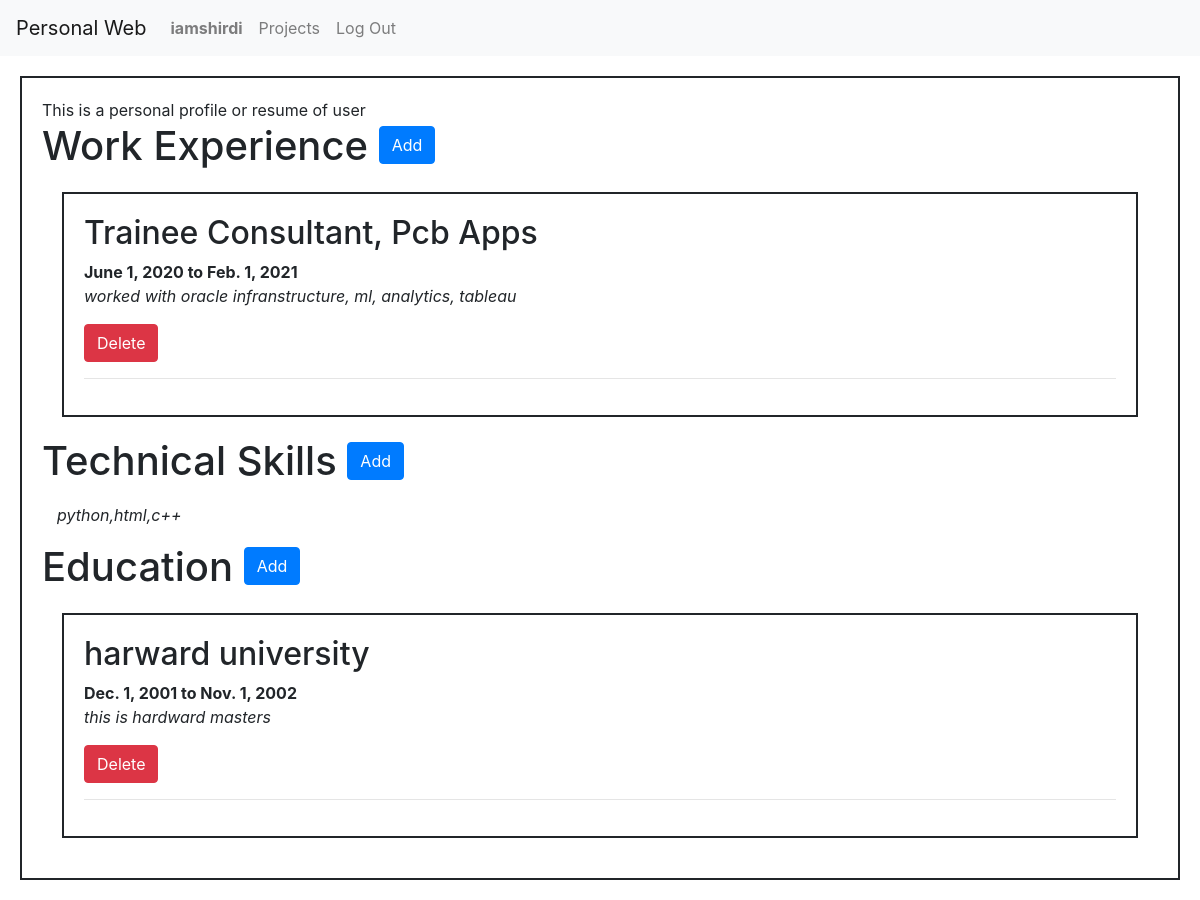
Page /profile/iamshirdi (signed in) on the committed database.
### network/models.py (models this page shows)
class User(AbstractUser):
    pass

class Profile(models.Model):
    profile_name = models.ForeignKey(User, on_delete=models.CASCADE, related_name="profile_user")
    entity = models.CharField(max_length=256)
    start_date = models.DateField()
    end_date =  models.DateField()
    entity_desc = models.CharField(max_length=2560)
    entity_type =models.CharField(max_length=2560)

class Skills(models.Model):
    profile_name = models.ForeignKey(User, on_delete=models.CASCADE, related_name="skills_user")
    skills = models.CharField(max_length=2560)

### network/views.py (the view)
# urls.py: path("profile/<str:name>", views.profile, name="profile"),
def profile(request,name):
    user_object = User.objects.get(username = name)
    skill_objects = Skills.objects.filter(profile_name = user_object)
    profile_objects = Profile.objects.filter(profile_name = user_object)
    jobs = profile_objects.filter(entity_type="job")
    educations = profile_objects.filter(entity_type="education")
    if request.user.username == name:
        logged_in =True
    else:
        logged_in=False
    return render(request, "network/profile.html",{
        "user_logged_in":logged_in,
        "name":name,
        "skills":skill_objects,
        "jobs": jobs,
        "educations":educations
    })

### network/templates/network/profile.html (shortened to what this page needs)
{% extends "network/layout.html" %}
{% load static %}
{% block body %}
    This is a personal profile or resume of user
    <h1> Work Experience
    {% if user_logged_in %}
    <button class="btn btn-primary mb-2 like" id ="add_job" type="button">Add</button>
    {% endif %}
    </h1>
    <div class ="jobs">
        {% for job in jobs %}
        <div id = {{job.id}} >
            <h2>{{job.entity}}</h2>
            <b>{{job.start_date}} to {{job.end_date}} </b>
            <p>
                <i>{{job.entity_desc}}</i>
            </p>
            {% if user_logged_in %}
            <form class =delete_form action="{% url 'del_entity' %}" method="post">
                <input class="btn btn-danger" type="submit" value="Delete">
                {% endif %}
                </form>
        </div>
        <hr>
        {% endfor %}
    </div>
    <h1> Technical Skills
        {% if user_logged_in %}
        <button class="btn btn-primary mb-2 like" id ="add_skills" type="button">Add</button>
        {% endif %}
    </h1>
    <div class ="skills">
        {% for skill in skills %}
        <div id = {{skill.id}} >
            <p>
                <i>{{skill.skills}}</i>
            </p>
        </div>
    </div>
    {% endfor %}
    <h1> Education
        {% if user_logged_in %}
        <button class="btn btn-primary mb-2 like" id ="add_edu" type="button">Add</button>
        {% endif %}
    </h1>
    <div class ="educations">
        {% for education in educations %}
        <div id = {{education.id}} >
            <h2>{{education.entity}}</h2>
            <b>{{education.start_date}} to {{education.end_date}} </b>
            <p>
                <i>{{education.entity_desc}}</i>
            </p>
            {% if user_logged_in %}
            <form class =delete_form action="{% url 'del_entity' %}" method="post">
                <input class="btn btn-danger" type="submit" value="Delete">
                {% endif %}
                </form>
        </div>
        <hr>
        {% endfor %}
    </div>
{% endblock %}

### network/templates/network/layout.html (shortened to what this page needs)
{% load static %}
<!DOCTYPE html>
<html lang="en">
    <head>
        <link rel="stylesheet" href="https://stackpath.bootstrapcdn.com/bootstrap/4.4.1/css/bootstrap.min.css">
        <link href="{% static 'network/styles.css' %}" rel="stylesheet">
    </head>
    <body>
        <nav class="navbar navbar-expand-lg navbar-light bg-light">
            <a class="navbar-brand" href="{% url 'index' %}">Personal Web</a>
            <div>
              <ul class="navbar-nav mr-auto">
                {% if user.is_authenticated %}
                <li class="nav-item">
                        <a class="nav-link" href="{% url 'index' %}"><strong>{{ user.username }}</strong></a>
                    </li>
                <li class="nav-item">
                  <a class="nav-link" href="{% url 'projects' user.username %}">Projects</a>
                </li>
                {% endif %}
                {% if user.is_authenticated %}
                    <li class="nav-item">
                        <a class="nav-link" href="{% url 'logout' %}">Log Out</a>
                    </li>
                {% endif %}
              </ul>
            </div>
          </nav>
        <div class="body">
            {% block body %}
            {% endblock %}
        </div>
    </body>
</html>

### network/static/network/styles.css (style rules this page uses)
.jobs, .educations, .body { margin:20px; border: 2px; border-style: solid; padding:20px; }
.skills { margin:15px }

### rows in the picture
User: username "iamshirdi"
Profile: entity "Trainee Consultant, Pcb Apps", start_date "June 1, 2020", end_date "Feb. 1, 2021", entity_desc "worked with oracle infranstructure, ml, analytics, tableau"
Skills: skills "python,html,c++"
Profile: entity "harward university", start_date "Dec. 1, 2001", end_date "Nov. 1, 2002", entity_desc "this is hardward masters"
